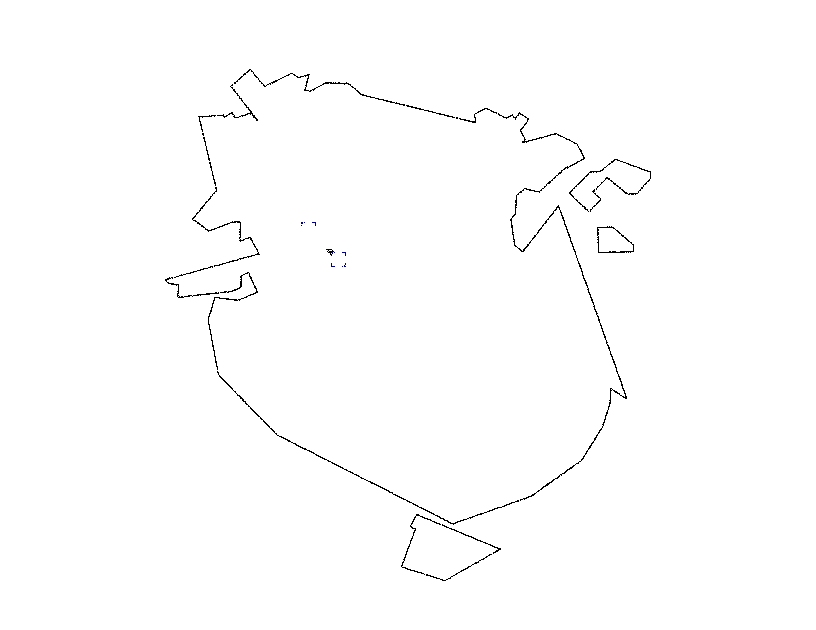
#> input picture source/screens/output.png, 816 x 630 px
$ python good_featurs.py
#> lines starting #> are read from the running program, lines starting #| are printed output that depends on the picture; after the words box and inside, x2 and y2 are one past the last pixel; in counts of white or black regions, pixels touching at a corner belong together
import numpy as np
import cv2 as cv

img = cv.imread('screens/output.png')
#> img is the input picture: shape (630, 816, 3); mean B, G, R 253.3, 253.3, 253.3

gray = cv.cvtColor(img, cv.COLOR_BGR2GRAY)

corners = cv.goodFeaturesToTrack(gray, 100, 0.09, 10)
#> corners = 100 rows, first 8: [625, 397], [166, 280], [301, 222], [308, 75], [201, 118], [304, 90], [558, 206], [240, 240]

corners = np.int0(corners)

for i in corners:
    x, y = i.ravel()
    cv.circle(img, (x, y), 3, [0, 150, 0], -1)
#> this loop made 100 passes
#> (x, y) on passes 1 to 12: (625, 397), (166, 280), (301, 222), (308, 75), (201, 118), (304, 90), (558, 206), (240, 240), (456, 118), (515, 117), (209, 161), (203, 136)
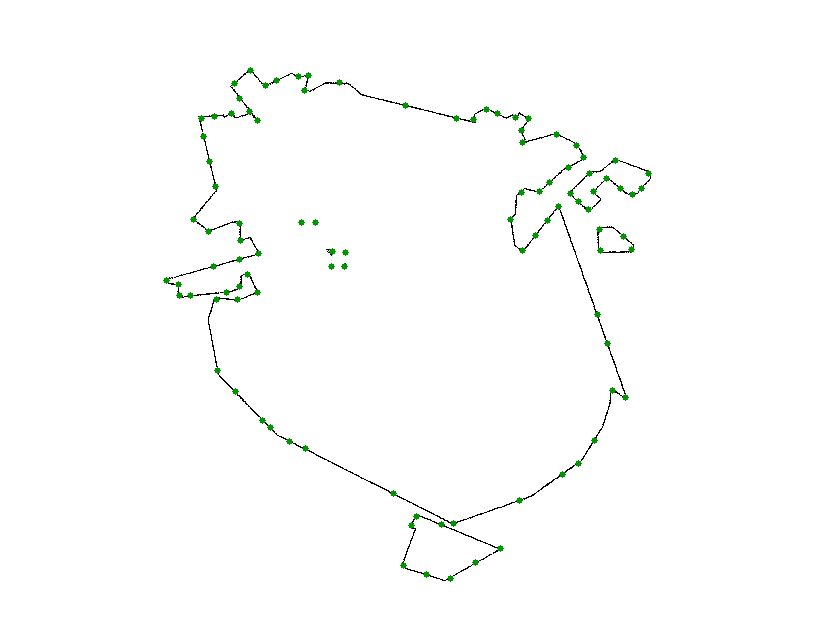
#> img: shape (630, 816, 3); 0.56% of pixels changed, all inside (x1, y1, x2, y2) = (163, 67, 652, 582)

for i in range(1, len(corners)):
    print(corners[i])
#> this loop made 99 passes
#| [[166 280]]
#| [[301 222]]
#| [[308  75]]
#| [[201 118]]
#| [[304  90]]
#| [[558 206]]
#| [[240 240]]
#| [[456 118]]
#> (further printed lines are left out)

cv.imshow('Shi-Tomasi Corner Detector', img)
cv.imwrite('screens/test1.png', img)

if cv.waitKey(0) & 0xff == 27:
#> (key Esc is pressed here)
    cv.destroyAllWindows()
